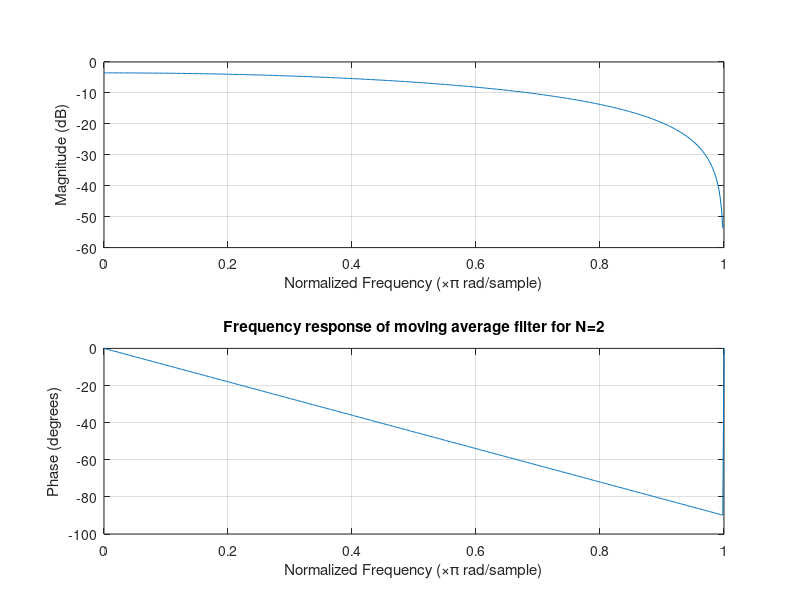
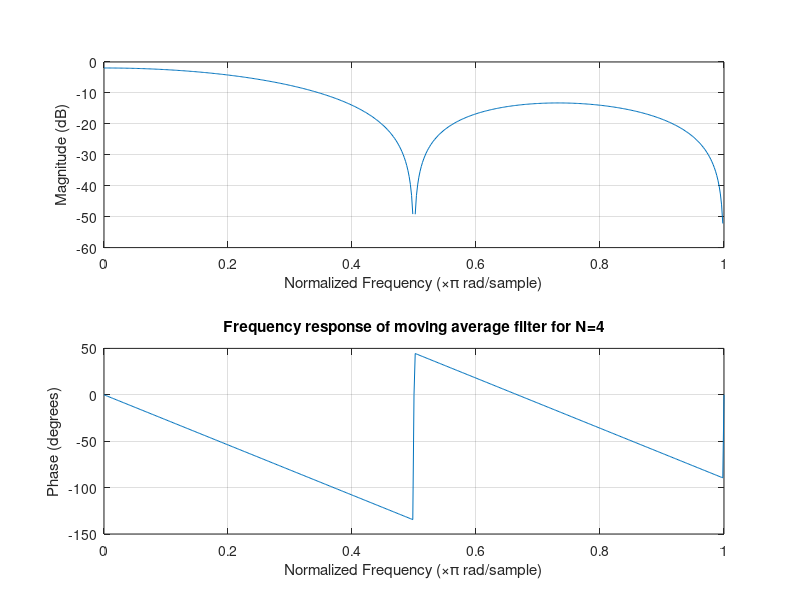
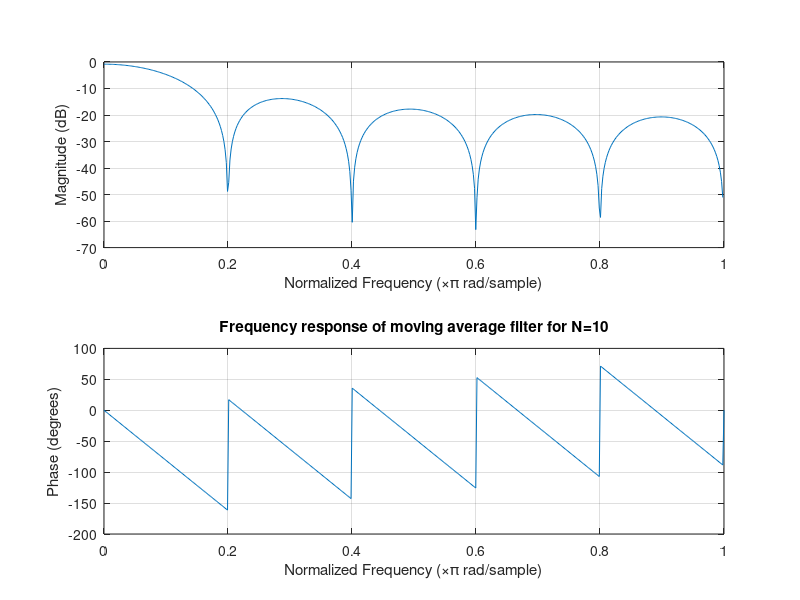
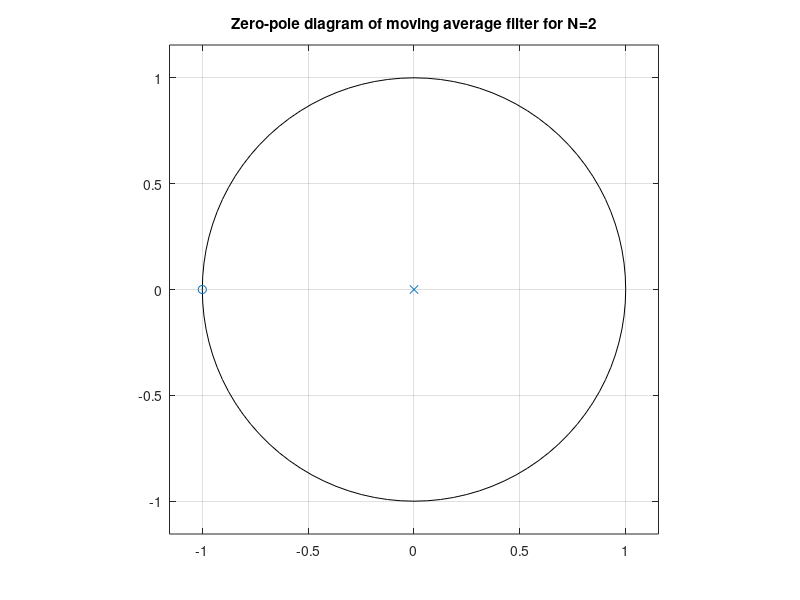

Here is the MATLAB script that generated these plots, in order: (Note: this script raises an error after producing the figures.)
%THIS CODE WAS WRITTEN FOR GNU OCTAVE

%library with most functions used
pkg load signal

% Step-impulse simulating function
% Input: The b,a coefficients of the system
% Duration of simulation, N (in samples)
function stepzz(b,a,N)
  
  u = ones(1,N);
  y = filter(b,a,u);
  
  figure
  stem(y)
  hold on
  title('Step response')
  xlabel('Time(samples)')
  ylabel('Amplitude')
end

%1.1.a
a=1;
N2=2;
N4=4;
N10=10;
b2=1/(N2+1)*ones(1,N2);
b4=1/(N4+1)*ones(1,N4);
b10=1/(N10+1)*ones(1,N10);

%1.1.b
figure
freqz(b2,a)
title('Frequency response of moving average filter for N=2')
figure
freqz(b4,a)
title('Frequency response of moving average filter for N=4')
figure
freqz(b10,a)
title('Frequency response of moving average filter for N=10')


%1.1.c
figure
zplane(b2,a);
title('Zero-pole diagram of moving average filter for N=2')
figure
zplane(b4,a);
title('Zero-pole diagram of moving average filter for N=4')
figure
zplane(b10,a);
title('Zero-pole diagram of moving average filter for N=10')

%1.2.a
figure
p=[0.68+0.51j 0.68-0.51j]';
z=[1.2 -0.6]';
zplane(z,p);
[b,a]=zp2tf(z,p,1)

%1.2.b
figure
freqz(b,a)


%1.2.c
figure
impz(b,a);
title('Impulse response')
ylabel('Amplitude')
xlabel('Time (samples)')
stepzz(b,a,100);


%1.2.d
p=[0.76+0.57j 0.76-0.57j]';
figure
zplane(z,p);
figure
[b,a]=zp2tf(z,p,1);
freqz(b,a)
stepzz(b,a,100);

p=[0.8+0.6j 0.8-0.6j]';
figure
zplane(z,p);
[b,a]=zp2tf(z,p,1);
stepzz(b,a,100);

p=[0.84+0.63j 0.84-0.63j]';
figure
zplane(z,p);
[b,a]=zp2tf(z,p,1);
stepzz(b,a,100);

%1.2.e
p=[0.68+0.51j 0.68-0.51j]';
[b,a]=zp2tf(z,p,1);
figure
x=gensig('pulse',50,100,1);
y=filter(b,a,x);
stem(y);
title('periodic (50) pulse signal through filter')
figure
x=gensig('pulse',5,100,1);
y=filter(b,a,x);
stem(y);
title('periodic (5) pulse signal through filter')

%1.2.st
p=[0.8j -0.8j];
figure
zplane(z,p);
[b,a]=zp2tf(z,p,1)
figure
freqz(b,a)

%2.1.a
Fs=44100;
[flute,Fs]=audioread('flute_note.wav');
sound(flute, Fs);
[cello,Fs]=audioread('cello_note.wav');
sound(cello, Fs);
[clarinet,Fs]=audioread('clarinet_note.wav');
sound(clarinet, Fs);


%2.1.b
%flper contains the part of flute around 1.5 sec
%starting at 33075 samples and ending 418 samples later
%tfl is time in sec instead of samples and has length almost 0.1 sec
flper=zeros(418,1);
for i=1:1:418;
  flper(i)=flute(i+33075);
endfor
figure
tfl=0:0.00947/418:(0.00947-(0.00947/418));
plot(tfl,flper)
title('Periodic part of flute note')
xlabel('time(sec)')

%celper,tcel are defined similar to flper,tfl
%it contains the part 0.47-0.49 sec
celper=zeros(882,1);
for i=1:1:882;
  celper(i)=cello(i+20127);
endfor
figure
tcel=0:0.02/882:(0.02-(0.02/882));
plot(tcel,celper)
title('Periodic part of cello note')
xlabel('time(sec)')

%clper,tcl are defined similarly
%they represent the part 1.15-1.17 sec
clper=zeros(441,1);
for i=1:1:441;
  clper(i)=clarinet(i+25357);
endfor
figure
tcl=0:0.02/441:(0.02-(0.02/441));
plot(tcl,clper)
title('Periodic part of clarinet note')
xlabel('time(sec)')


%2.1.c
%wfl,wcel,wcl is the normalized fequency axis
%fftshift plots from -pi to pi instead of 0 to 2*pi
figure
flutef=fft(flute);
wfl=2*pi*(-(length(flute))/2:(length(flute))/2-1)/(length(flute));
plot(wfl/pi,abs(fftshift(flutef)))
xlim([-0.3 0.3])
title('Flute in frequency domain')
xlabel('Frequency (radians / \pi)')

figure
cellof=fft(cello);
wcel=2*pi*(-(length(cello))/2:(length(cello))/2-1)/(length(cello));
plot(wcel/pi,abs(fftshift(cellof)))
xlim([-0.3 0.3])
title('Cello in frequency domain')
xlabel('Frequency (radians/ \pi)')

figure
clarinetf=fft(clarinet);
wcl=2*pi*(-(length(clarinet))/2:(length(clarinet))/2-1)/(length(clarinet));
plot(wcl/pi,abs(fftshift(clarinetf)))
xlim([-0.3 0.3])
title('Clarinet in frequency domain')
xlabel('Frequency (radians / \pi)')


%2.1.d
%ltfat for normalize
pkg load ltfat
flutesc=normalize(flute,'peak');
fl1=buffer(flutesc,1000);
fluteenergy=zeros(1,89);
for i=1:1:89
  fluteenergy(i)=0;
  for j=1:1:1000
    fluteenergy(i)=fluteenergy(i)+abs(fl1(j,i))^2;
  endfor
endfor
n=0:length(flutesc)/89:length(flutesc)-length(flutesc)/89;
figure
flenergsc=normalize(fluteenergy,'peak');
%tflute=0:1/Fsfl:length(flutesc)*(1/Fsfl)-1/Fsfl;
plot(0:1:length(flutesc)-1,flutesc,n,flenergsc)
title('Energy of flute signal')
legend('flute','energy')

cellosc=normalize(cello,'peak');
cel1=buffer(cellosc,1000);
celloenergy=zeros(1,45);
for i=1:1:45
  celloenergy(i)=0;
  for j=1:1:1000
    celloenergy(i)=celloenergy(i)+abs(cel1(j,i))^2;
  endfor
endfor
n=0:length(cellosc)/45:length(cellosc)-length(cellosc)/45;
figure
celenergsc=normalize(celloenergy,'peak');
plot(0:1:length(cellosc)-1,cellosc,n,celenergsc)
title('Energy of cello signal')
legend('cello','energy')

clarinetsc=normalize(clarinet,'peak');
cl1=buffer(clarinetsc,1000);
clarinetenergy=zeros(1,89);
for i=1:1:89
  clarinetenergy(i)=0;
  for j=1:1:1000
    clarinetenergy(i)=clarinetenergy(i)+abs(cl1(j,i))^2;
  endfor
endfor
n=0:length(clarinetsc)/89:length(clarinetsc)-length(clarinetsc)/89;;
figure
clenergsc=normalize(clarinetenergy,'peak');
plot(0:1:length(clarinetsc)-1,clarinetsc,n,clenergsc)
title('Energy of clarinet signal')
legend('clarinet','energy')


%2.1.e
[noisycello,Fs]=audioread('cello_note_noisy.wav');
sound(noisycello,Fs);
figure
celnf=fft(noisycello);
wcn=2*pi*(-(length(noisycello))/2:(length(noisycello))/2-1)/(length(noisycello));
plot(wcn/pi,abs(fftshift(celnf)))
xlim([-0.3 0.3])
title('Noisy cello in frequency domain')
xlabel('Frequency (radians / \pi)')


%2.1.st
a=1
N=11
b=(1/N)*ones(1,N);
figure
celclean=filter(b,a,noisycello);
celcleanf=fft(celclean);
wcc=2*pi*(-(length(celclean))/2:(length(celclean))/2-1)/(length(celclean));
plot(wcc/pi,abs(fftshift(celcleanf)));
xlim([-0.3 0.3])
title('Filtered noisy cello in frequency domain')
xlabel('Frequency (radians / \pi)')
sound(celclean,Fs)

N=5
b=(1/N)*ones(1,N);
figure
celclean=filter(b,a,noisycello);
celcleanf=fft(celclean);
wcc=2*pi*(-(length(celclean))/2:(length(celclean))/2-1)/(length(celclean));
plot(wcc/pi,abs(fftshift(celcleanf)));
xlim([-0.3 0.3])
title('Filtered noisy cello in frequency domain')
xlabel('Frequency (radians / \pi)')
sound(celclean,Fs)



%2.1.z
[b,a]=butter(3,[0.0975 0.1]);
figure
cel9=filter(b,a,cello);
t=0:1/Fs:length(cello)*(1/Fs)-1/Fs;
plot(t,cel9)
xlim([0.475 0.48])
title('9th harmonic of cello note')
xlabel('Time(sec)')
figure
cel9f=fft(cel9);
wcc=2*pi*(-(length(cel9))/2:(length(cel9))/2-1)/(length(cel9));
plot(wcc/pi,abs(fftshift(cel9f)));
xlim([-0.2 0.2])
title('9th harmonic of cello note in frequency domain')
xlabel('Frequency (radians / \pi)')

[b,a]=butter(3,[0.064 0.067]);
figure
cel6=filter(b,a,cello);
t=0:1/Fs:length(cello)*(1/Fs)-1/Fs;
plot(t,cel6)
xlim([0.475 0.48])
title('6th harmonic of cello note')
xlabel('Time(sec)')
figure
cel6f=fft(cel6);
wcc=2*pi*(-(length(cel6))/2:(length(cel6))/2-1)/(length(cel6));
plot(wcc/pi,abs(fftshift(cel6f)));
xlim([-0.2 0.2])
title('6th harmonic of cello note in frequency domain')
xlabel('Frequency (radians / \pi)')

%plot the harmonics
figure
plot(0:1:length(cellof)-1,abs(fftshift(cellof)),0:1:length(cel6f)-1,abs(fftshift(cel6f)),0:1:length(cel9f)-1,abs(fftshift(cel9f)))
xlim([18000 26000])
title('Cello note in frequency domain')
legend('Cello note','6th harmonic frequency','9th harmonic frequency')

%2.2.a
%part around 1.5sec
flper=zeros(836,1);
for i=1:1:836;
  flper(i)=flute(i+33075);
endfor
tfl=0:0.019/836:0.019-0.019/836;
figure
plot(tfl,flper)
title('Periodic part of flute note (10 periods)')
xlabel('time(sec)')

%2.2.b
figure
flperf=fft(flper);
wflp=2*pi*(-(length(flper))/2:(length(flper))/2-1)/(length(flper));
stem(wflp/pi,abs(fftshift(flperf)))
xlim([-0.3 0.3])
title('Periodic part of flute note in frequency domain')
xlabel('Frequency (radians / \pi)')
c=[25.506 17.78 12.98 2.278 2.75 0.918 0.728 0.4832 0.179 0.18]./25.506;

%2.2.c
figure
stem(wflp/pi,angle(fftshift(flperf)))
xlim([-0.3 0.3])
title('Angle of dft of flute')
ph=[-2.014 2.756 0.88 1.8032 0.963 -2.5 -2.817 -1.07 -0.25963 0.513];

%2.2.d
f1=0.023912;
t=0:1:836-1;
x1=c(1).*cos(pi*f1*t+ph(1));
x2=c(2).*cos(pi*2*f1*t+ph(2));
x3=c(3).*cos(pi*3*f1*t+ph(3));
x4=c(4).*cos(pi*4*f1*t+ph(4));
x5=c(5).*cos(pi*5*f1*t+ph(5));
x6=c(6).*cos(pi*6*f1*t+ph(6));
x7=c(7).*cos(pi*7*f1*t+ph(7));
x8=c(8).*cos(pi*8*f1*t+ph(8));
x9=c(9).*cos(pi*9*f1*t+ph(9));
x10=c(10).*cos(pi*10*f1*t+ph(10));
recons=x1+x2+x3+x4+x5+x6+x7+x8+x9+x10;



%2.2.e
reconssc=normalize(recons,'peak');
flpersc=normalize(flper,'peak');
figure
plot(t,flpersc,t,reconssc)
title('Original and reconstructed flute signal (10 harmonics)')
legend('Normalized flute signal','Normalized reconstructed signal')
figure
plot(t,flpersc,t,normalize(x1+x2+x3+x4+x5,'peak'),t,normalize(x1,'peak'))
title('Original and reconstructed flute signal')
legend('Normalized flute signal','Normalized reconstructed signal (5 harmonics)','Normalized reconstructed signal (1 harmonic)')
sound(recons,Fs)

%2.2.st
wavwrite(recons,Fs,'reconstructed.wav');
